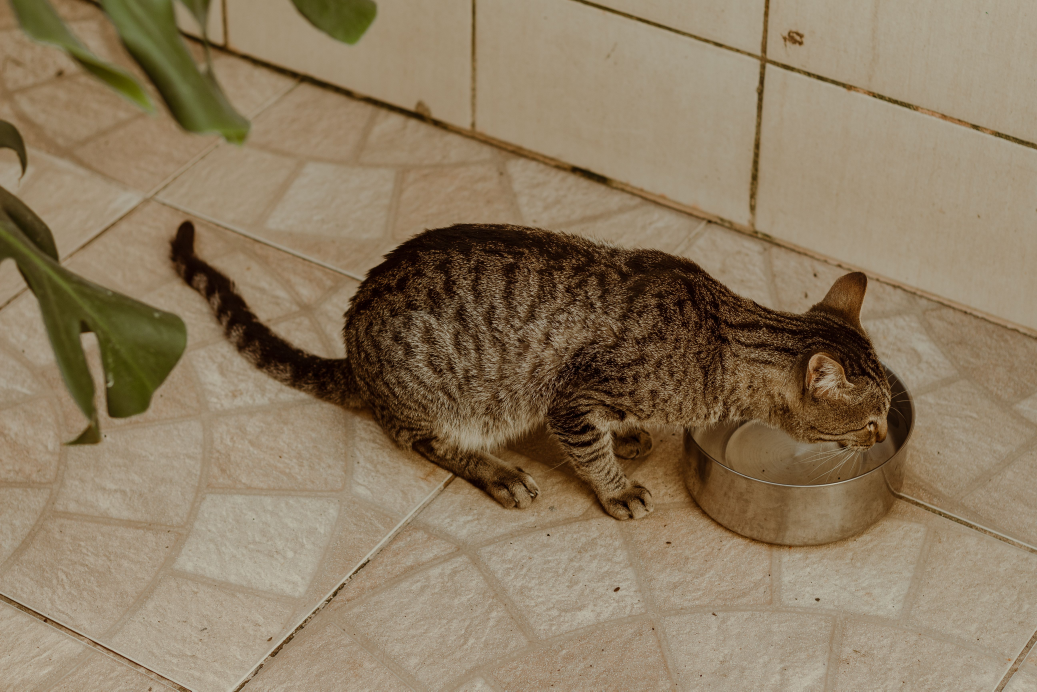
#> input picture tools/social-content-engine/assets/pexels_cache/11577768.jpg, 5184 x 3456 px (shown at 1/5 size)
$ python -i generate_assets_v2.py   (imports and definitions only)
#> lines starting #> are read from the running program, lines starting #| are printed output that depends on the picture
#!/usr/bin/env python3
"""
Motor gráfico V2 (FASE 3 — piloto) — Smart Pet Gadgets

Diagramação corrigida em relação ao V1 (generate_assets.py):
  - Sem PECA-XXX / ID técnico visível na arte.
  - Sem nome do formato (REEL/POST/STORY/CARROSSEL) escrito na peça.
  - Sem "kicker" de produção (cluster/etiqueta de bastidor).
  - Um único bloco de texto: o HOOK principal (+ complemento opcional
    curto quando fizer sentido, ex.: em carrossel/stories), nada mais.
  - Marca (wordmark) discreta, pequena, canto inferior — não é bloco de
    texto de gancho, é só assinatura visual.

Reaproveita a MESMA foto-base do Pexels por cluster (assets/pexels_cache/),
mas a arte de texto é nova (sem overlay antigo "placa laranja com kicker").

Entrada: seleção de 25 peças do piloto (.data/social-content-v2-export.json,
filtradas pela lista de IDs do piloto FASE 3).
Saída: output_social_v2/{posts,reels,carrosseis,stories,engagement}/SPG-NNN/
100% local. Não publica nada, não altera artigos/afiliados/sitemap.
"""
import json
import subprocess
from pathlib import Path

import numpy as np
from PIL import Image, ImageDraw, ImageFilter, ImageFont

ROOT = Path(__file__).resolve().parents[2]
ENGINE_DIR = Path(__file__).resolve().parent
EXPORT_JSON = ROOT / ".data" / "social-content-v2-export.json"
OUT_DIR = ROOT / "output_social_v2"
PEXELS_CACHE = ENGINE_DIR / "assets" / "pexels_cache"

IMG_W, IMG_H = 1080, 1350
STORY_W, STORY_H = 1080, 1920
VID_W, VID_H = 1080, 1920
FPS = 24
VID_DURATION = 4.5

ACCENT = (255, 107, 0)
ACCENT_2 = (255, 168, 0)
INK = (17, 19, 22)
WHITE = (255, 255, 255)
MUTED = (223, 226, 230)

CLUSTER_RULES = [
    ("comedouro", "comedouros"),
    ("bebedouro", "fontes"),
    ("coleira-gps", "coleira-gps"),
    ("microchip", "coleira-gps"),
    ("camera", "cameras"),
    ("porta-eletronica", "porta-eletronica"),
    ("alcapao", "porta-eletronica"),
    ("brinquedo", "brinquedos"),
    ("cercado", "brinquedos"),
    ("tapete", "higiene"),
]

PEXELS_CATALOG = {
    "comedouros": [27960068, 17393531, 20109380],
    "fontes": [8881548, 36864444, 11577768],
    "cameras": [27435433, 8498526],
    "coleira-gps": [19765892, 4422098],
    "porta-eletronica": [46024, 8495182],
    "brinquedos": [4422100, 35711491],
    "higiene": [723130],
    "geral": [46024, 8495182],
}


CLUSTER_FIELD_MAP = {
    "comedouro-automatico-para-pet": "comedouros",
    "coleira-gps-para-pet": "coleira-gps",
    "camera-para-monitorar-pet": "cameras",
    "brinquedo-interativo-automatico-para-gato": "brinquedos",
    "porta-eletronica-automatica-para-pet": "porta-eletronica",
}


# [18 lines left out: functions detect_cluster, pick_background, not called in this run]


def find_font(bold=False):
#> called with bold = True
    import os
    for p in (
        "/usr/share/fonts/truetype/dejavu/DejaVuSans-Bold.ttf" if bold else "/usr/share/fonts/truetype/dejavu/DejaVuSans.ttf",
        "/usr/share/fonts/truetype/liberation/LiberationSans-Bold.ttf" if bold else "/usr/share/fonts/truetype/liberation/LiberationSans-Regular.ttf",
    ):
        if os.path.exists(p):
            return p
#> further down, picture is the input picture: PIL image 5184x3456 RGB; mean R, G, B 140.6, 122.6, 96.6
    return None


FONT_BOLD = find_font(True)
FONT_REGULAR = find_font(False)


def font(size, bold=False):
    path = FONT_BOLD if bold else FONT_REGULAR
    return ImageFont.truetype(path, size) if path else ImageFont.load_default()


# [24 lines left out: functions wrap_text, cover_resize, not called in this run]


def darken_overlay(img_rgb, top_alpha=50, bottom_alpha=175):
#> called with top_alpha = 50, bottom_alpha = 175
    w, h = img_rgb.size
#> w = 5184; h = 3456
    layer = Image.new("L", (1, h))
    for y in range(h):
        ratio = y / h
        layer.putpixel((0, y), int(top_alpha + (bottom_alpha - top_alpha) * ratio))
    alpha = layer.resize((w, h))
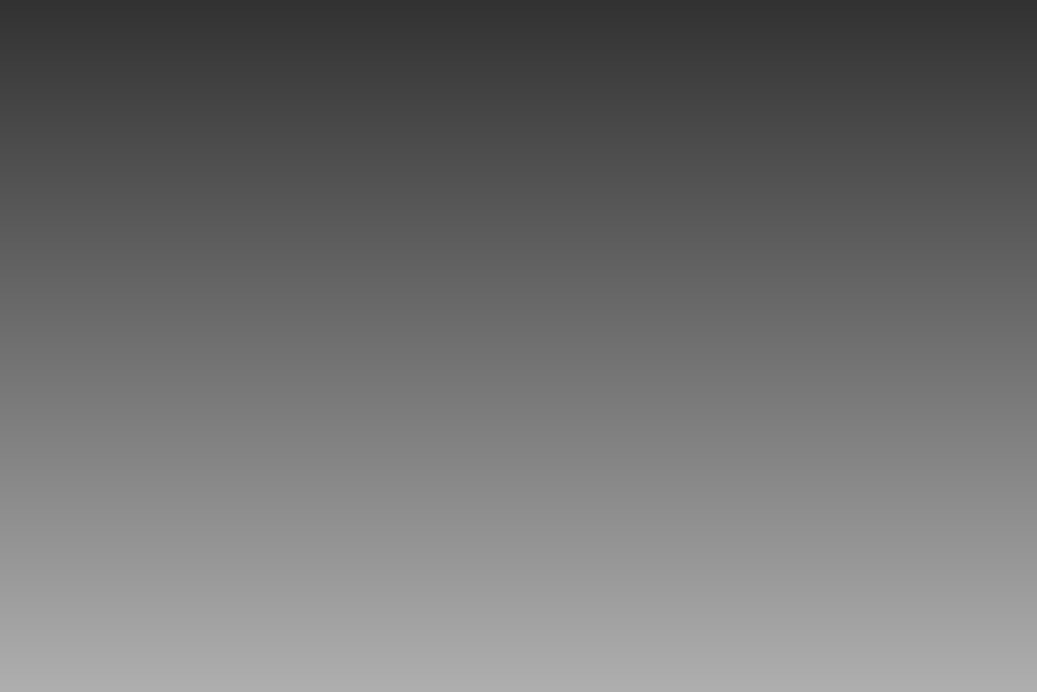
#> alpha: PIL image 5184x3456 L (shown at 1/5 size); min 50, max 174, mean 112
    black = Image.new("RGBA", (w, h), (5, 6, 8, 255))
    black.putalpha(alpha)
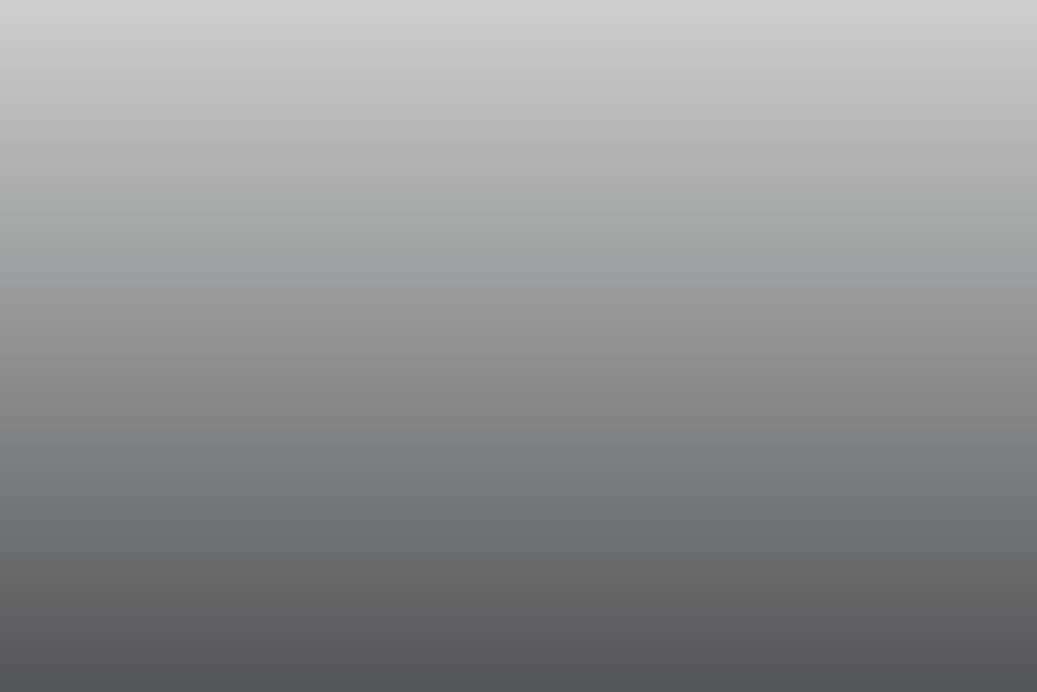
#> black: PIL image 5184x3456 RGBA (shown at 1/5 size); mean R, G, B, A 5, 6, 8, 112; transparent parts drawn white
    return Image.alpha_composite(img_rgb.convert("RGBA"), black)
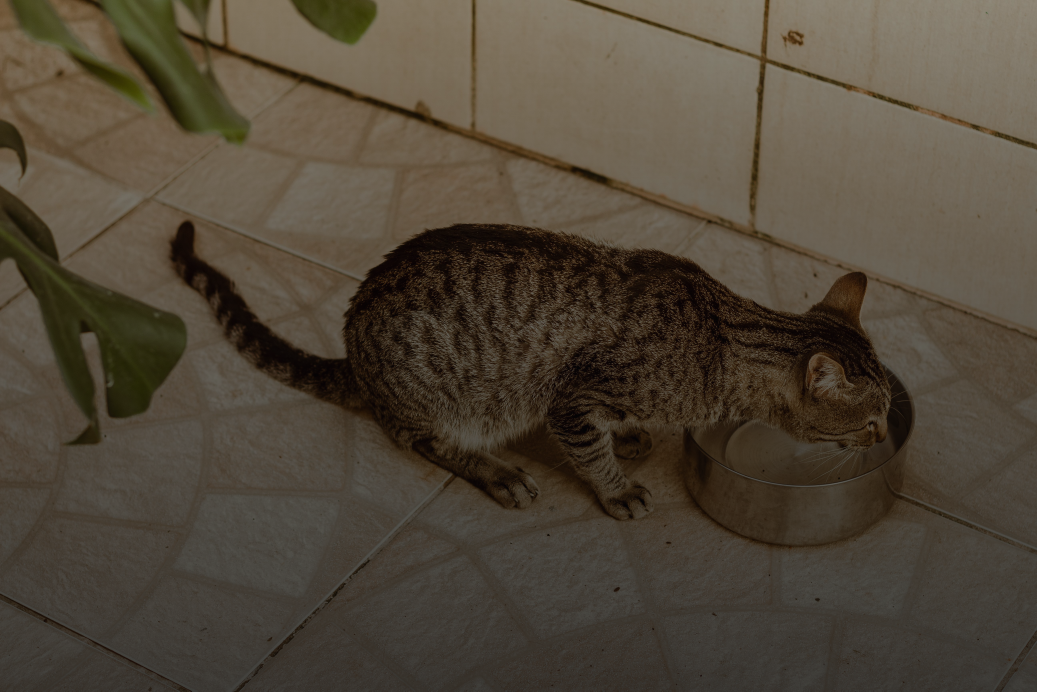
#> returned value: PIL image 5184x3456 RGBA (shown at 1/5 size); mean R, G, B, A 80.5, 70.8, 56.9, 255


# [23 lines left out: functions gradient_plate, paste_with_shadow, not called in this run]


def wordmark_small(draw, x, y, fill=(255, 255, 255, 200)):
    f = font(22, bold=True)
    draw.text((x, y), "smartpetgadgets.com.br", font=f, fill=fill)


# [50 lines left out: functions build_text_plate, render_static, not called in this run]


def ease_out(t):
    return 1 - (1 - t) ** 3


# [34 lines left out: function render_video, not called in this run]


FORMAT_TO_DIR = {
    "reel": "reels",
    "post": "posts",
    "carousel": "carrosseis",
    "stories": "stories",
    "engagement": "engagement",
}


# [77 lines left out: functions load_rows, slides_for_carousel, story_variants_for, main, not called in this run]


# [4 lines not run here, left out]

>>> from PIL import Image
>>> picture = Image.open('assets/pexels_cache/11577768.jpg')
>>> result = darken_overlay(picture)

$ run again, on tools/social-content-engine/assets/pexels_cache/36864444.jpg
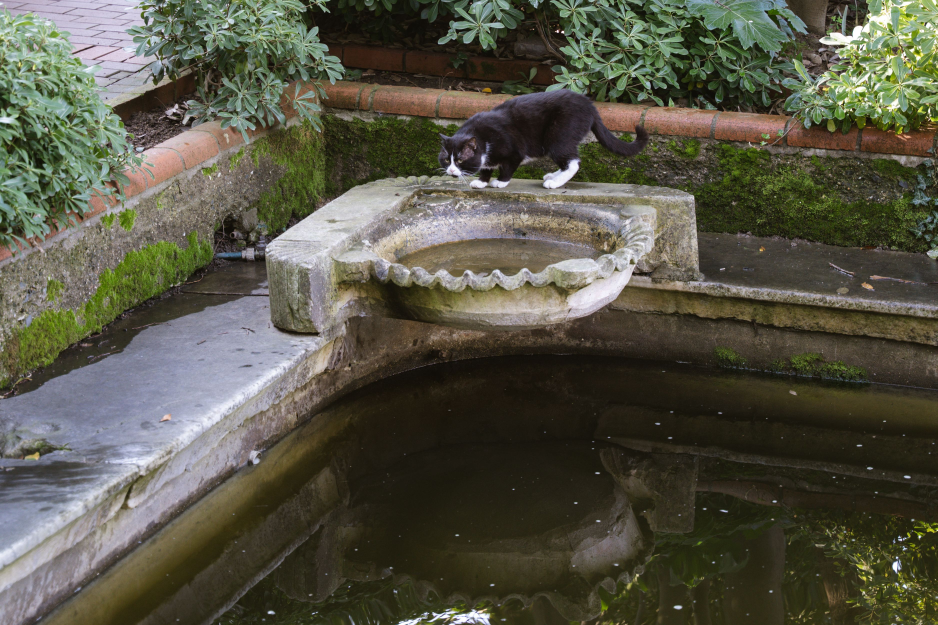
#> input picture tools/social-content-engine/assets/pexels_cache/36864444.jpg, 3750 x 2500 px (shown at 1/4 size)
#> picture is the input picture: PIL image 3750x2500 RGB; mean R, G, B 86.2, 84.9, 69.7
#> in darken_overlay, `return Image.alpha_composite(img_rgb.convert("RGBA"), black)`:
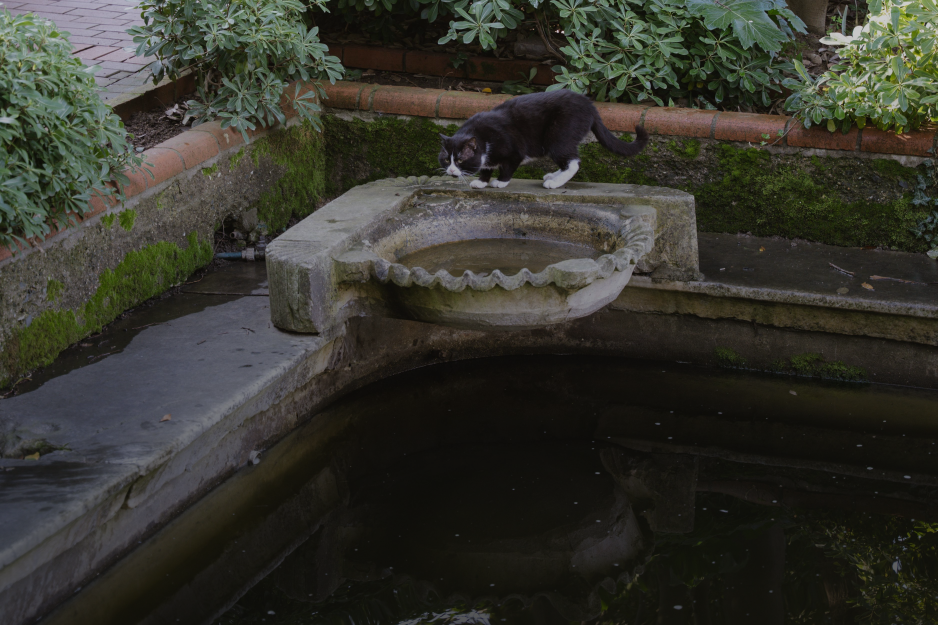
#> returned value: PIL image 3750x2500 RGBA (shown at 1/4 size); mean R, G, B, A 52.3, 52.5, 44.6, 255

$ run again, on tools/social-content-engine/assets/pexels_cache/4422098.jpg
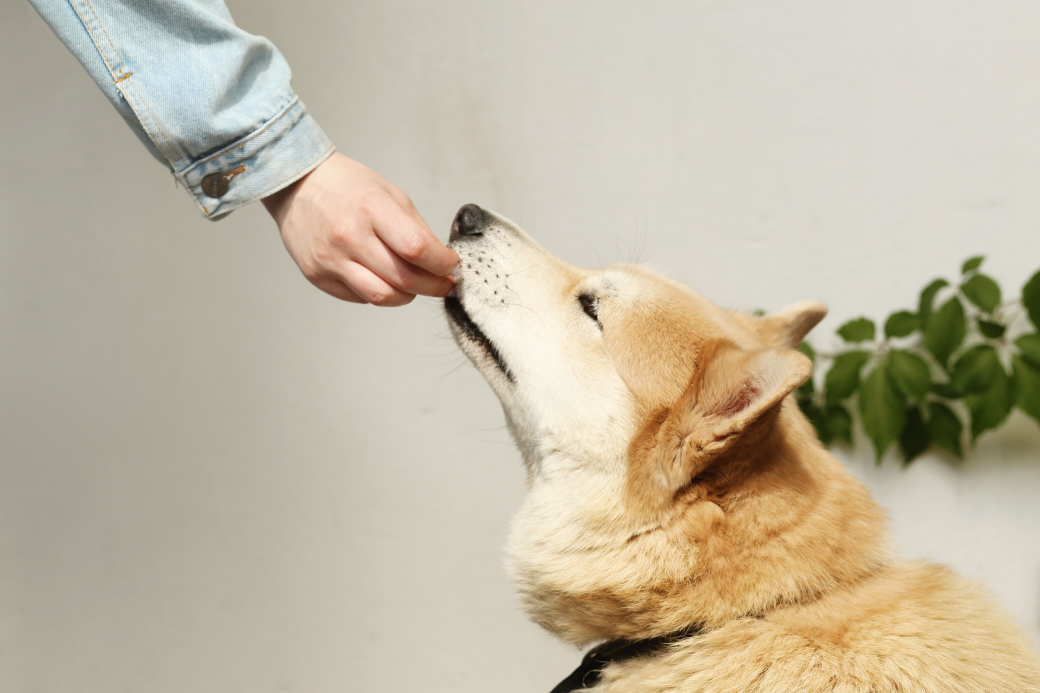
#> input picture tools/social-content-engine/assets/pexels_cache/4422098.jpg, 5196 x 3464 px (shown at 1/5 size)
#> picture is the input picture: PIL image 5196x3464 RGB; mean R, G, B 193.3, 183.6, 162
#> in darken_overlay, `return Image.alpha_composite(img_rgb.convert("RGBA"), black)`:
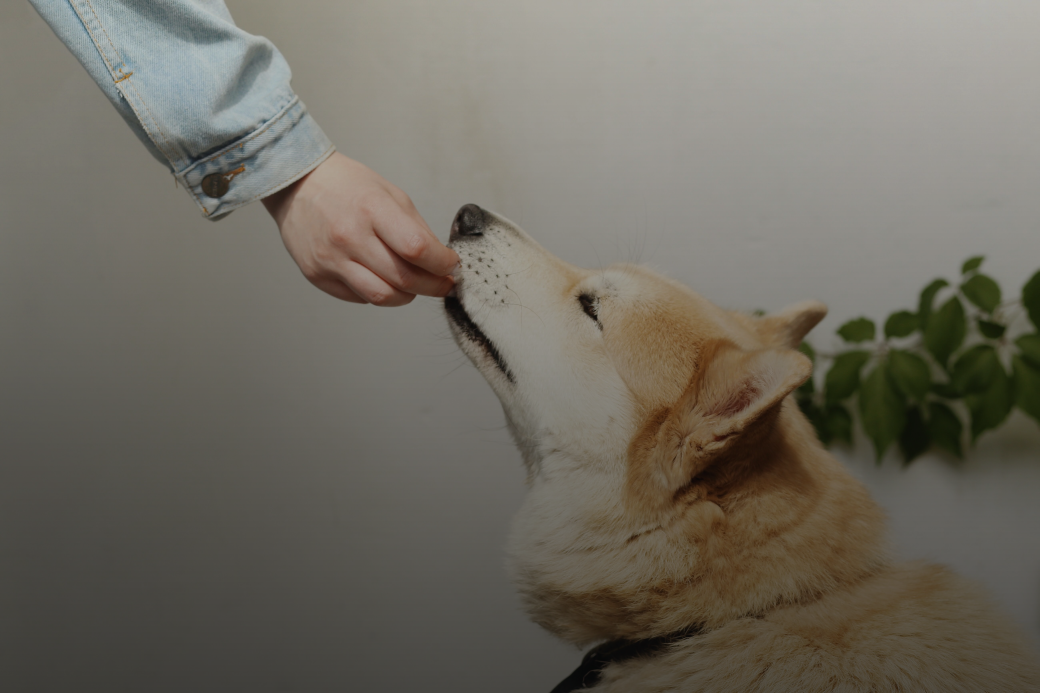
#> returned value: PIL image 5196x3464 RGBA (shown at 1/5 size); mean R, G, B, A 111, 106.8, 96.8, 255

$ run again, on tools/social-content-engine/assets/pexels_cache/4422100.jpg
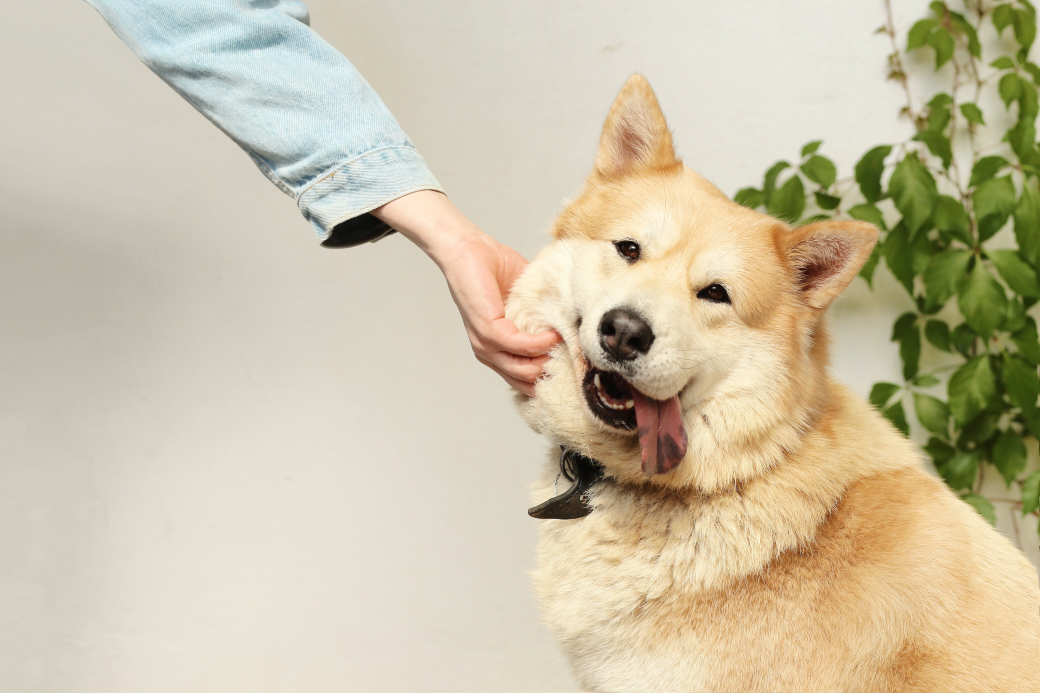
#> input picture tools/social-content-engine/assets/pexels_cache/4422100.jpg, 5196 x 3464 px (shown at 1/5 size)
#> picture is the input picture: PIL image 5196x3464 RGB; mean R, G, B 203.6, 193.6, 167.4
#> in darken_overlay, `return Image.alpha_composite(img_rgb.convert("RGBA"), black)`:
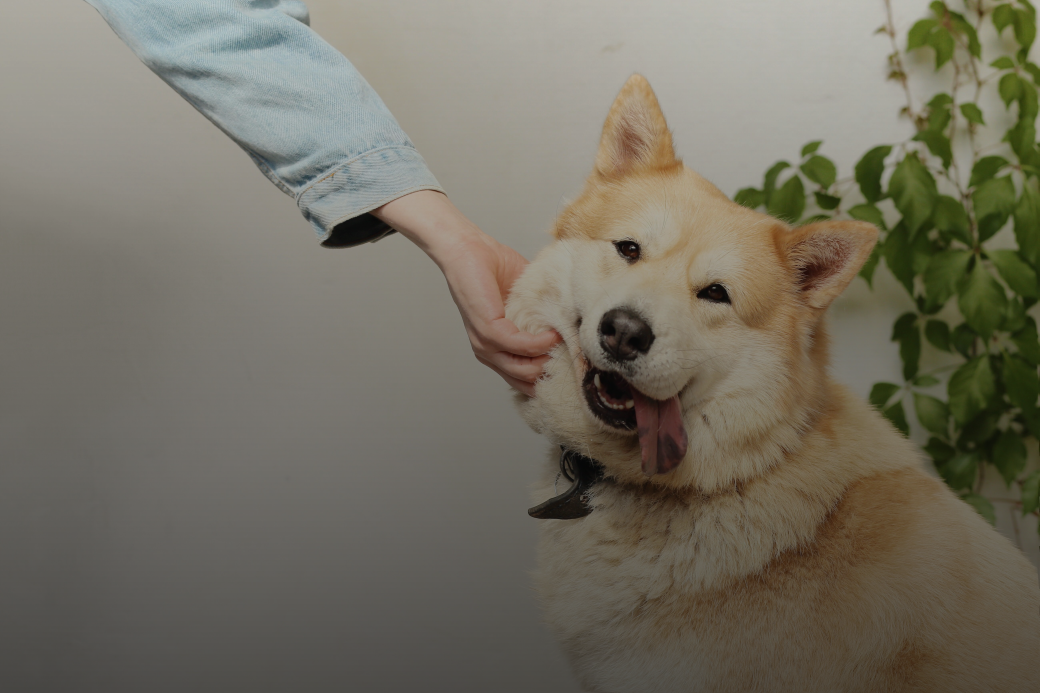
#> returned value: PIL image 5196x3464 RGBA (shown at 1/5 size); mean R, G, B, A 115.3, 111, 97.7, 255
